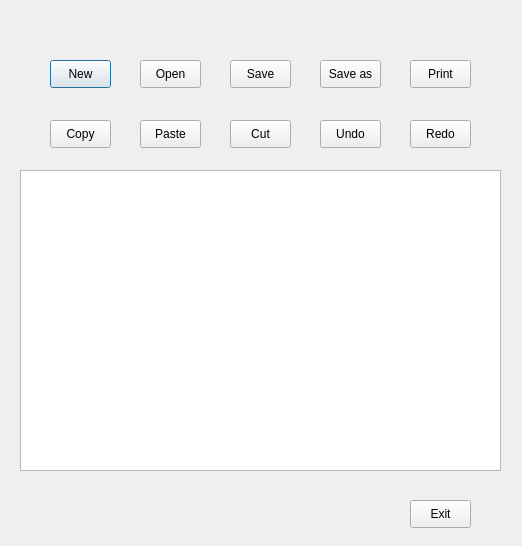
<?xml version="1.0" encoding="UTF-8"?>
<ui version="4.0">
 <class>Notepad</class>
 <widget class="QDialog" name="Notepad">
  <property name="geometry">
   <rect>
    <x>0</x>
    <y>0</y>
    <width>522</width>
    <height>546</height>
   </rect>
  </property>
  <property name="windowTitle">
   <string>Note Pad</string>
  </property>
  <widget class="QTextEdit" name="textEdit">
   <property name="geometry">
    <rect>
     <x>20</x>
     <y>170</y>
     <width>481</width>
     <height>301</height>
    </rect>
   </property>
  </widget>
  <widget class="QPushButton" name="pb_new">
   <property name="geometry">
    <rect>
     <x>50</x>
     <y>60</y>
     <width>61</width>
     <height>28</height>
    </rect>
   </property>
   <property name="text">
    <string>New</string>
   </property>
  </widget>
  <widget class="QPushButton" name="pb_open">
   <property name="geometry">
    <rect>
     <x>140</x>
     <y>60</y>
     <width>61</width>
     <height>28</height>
    </rect>
   </property>
   <property name="text">
    <string>Open</string>
   </property>
  </widget>
  <widget class="QPushButton" name="pb_save">
   <property name="geometry">
    <rect>
     <x>230</x>
     <y>60</y>
     <width>61</width>
     <height>28</height>
    </rect>
   </property>
   <property name="text">
    <string>Save</string>
   </property>
  </widget>
  <widget class="QPushButton" name="pb_save_as">
   <property name="geometry">
    <rect>
     <x>320</x>
     <y>60</y>
     <width>61</width>
     <height>28</height>
    </rect>
   </property>
   <property name="text">
    <string>Save as</string>
   </property>
  </widget>
  <widget class="QPushButton" name="pb_print">
   <property name="geometry">
    <rect>
     <x>410</x>
     <y>60</y>
     <width>61</width>
     <height>28</height>
    </rect>
   </property>
   <property name="text">
    <string>Print</string>
   </property>
  </widget>
  <widget class="QPushButton" name="pb_copy">
   <property name="geometry">
    <rect>
     <x>50</x>
     <y>120</y>
     <width>61</width>
     <height>28</height>
    </rect>
   </property>
   <property name="text">
    <string>Copy</string>
   </property>
  </widget>
  <widget class="QPushButton" name="pb_paste">
   <property name="geometry">
    <rect>
     <x>140</x>
     <y>120</y>
     <width>61</width>
     <height>28</height>
    </rect>
   </property>
   <property name="text">
    <string>Paste</string>
   </property>
  </widget>
  <widget class="QPushButton" name="pb_cut">
   <property name="geometry">
    <rect>
     <x>230</x>
     <y>120</y>
     <width>61</width>
     <height>28</height>
    </rect>
   </property>
   <property name="text">
    <string>Cut</string>
   </property>
  </widget>
  <widget class="QPushButton" name="pb_undo">
   <property name="geometry">
    <rect>
     <x>320</x>
     <y>120</y>
     <width>61</width>
     <height>28</height>
    </rect>
   </property>
   <property name="text">
    <string>Undo</string>
   </property>
  </widget>
  <widget class="QPushButton" name="pb_redo">
   <property name="geometry">
    <rect>
     <x>410</x>
     <y>120</y>
     <width>61</width>
     <height>28</height>
    </rect>
   </property>
   <property name="text">
    <string>Redo</string>
   </property>
  </widget>
  <widget class="QPushButton" name="pb_exit">
   <property name="geometry">
    <rect>
     <x>410</x>
     <y>500</y>
     <width>61</width>
     <height>28</height>
    </rect>
   </property>
   <property name="text">
    <string>Exit</string>
   </property>
  </widget>
 </widget>
 <resources/>
 <connections/>
</ui>
